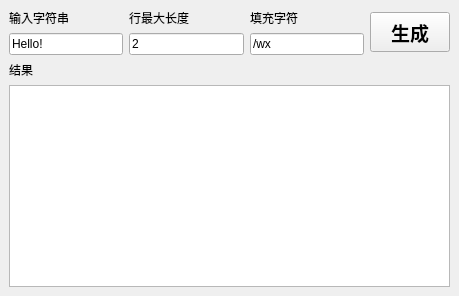
<?xml version="1.0" encoding="UTF-8"?>
<ui version="4.0">
 <class>MainWindow</class>
 <widget class="QMainWindow" name="MainWindow">
  <property name="geometry">
   <rect>
    <x>0</x>
    <y>0</y>
    <width>459</width>
    <height>296</height>
   </rect>
  </property>
  <property name="minimumSize">
   <size>
    <width>459</width>
    <height>296</height>
   </size>
  </property>
  <property name="windowTitle">
   <string>ArtCharMaker</string>
  </property>
  <widget class="QWidget" name="centralwidget">
   <layout class="QGridLayout" name="gridLayout">
    <item row="0" column="0">
     <layout class="QVBoxLayout" name="verticalLayout_5">
      <item>
       <layout class="QHBoxLayout" name="horizontalLayout">
        <item>
         <layout class="QVBoxLayout" name="verticalLayout">
          <item>
           <widget class="QLabel" name="label">
            <property name="text">
             <string>输入字符串</string>
            </property>
           </widget>
          </item>
          <item>
           <widget class="QLineEdit" name="le_chars">
            <property name="text">
             <string>Hello!</string>
            </property>
           </widget>
          </item>
         </layout>
        </item>
        <item>
         <layout class="QVBoxLayout" name="verticalLayout_2">
          <item>
           <widget class="QLabel" name="label_3">
            <property name="text">
             <string>行最大长度</string>
            </property>
           </widget>
          </item>
          <item>
           <widget class="QLineEdit" name="le_maxlen">
            <property name="text">
             <string>2</string>
            </property>
           </widget>
          </item>
         </layout>
        </item>
        <item>
         <layout class="QVBoxLayout" name="verticalLayout_3">
          <item>
           <widget class="QLabel" name="label_2">
            <property name="text">
             <string>填充字符</string>
            </property>
           </widget>
          </item>
          <item>
           <widget class="QLineEdit" name="le_fillchar">
            <property name="text">
             <string>/wx</string>
            </property>
           </widget>
          </item>
         </layout>
        </item>
        <item>
         <widget class="QPushButton" name="pushButton">
          <property name="minimumSize">
           <size>
            <width>60</width>
            <height>40</height>
           </size>
          </property>
          <property name="font">
           <font>
            <family>微软雅黑</family>
            <pointsize>14</pointsize>
            <weight>75</weight>
            <bold>true</bold>
           </font>
          </property>
          <property name="text">
           <string>生成</string>
          </property>
         </widget>
        </item>
       </layout>
      </item>
      <item>
       <widget class="QLabel" name="lbl_ans">
        <property name="text">
         <string>结果</string>
        </property>
       </widget>
      </item>
      <item>
       <widget class="QTextEdit" name="te_out"/>
      </item>
     </layout>
    </item>
   </layout>
  </widget>
 </widget>
 <resources/>
 <connections>
  <connection>
   <sender>pushButton</sender>
   <signal>clicked()</signal>
   <receiver>MainWindow</receiver>
   <slot>btn_create()</slot>
   <hints>
    <hint type="sourcelabel">
     <x>421</x>
     <y>35</y>
    </hint>
    <hint type="destinationlabel">
     <x>392</x>
     <y>-55</y>
    </hint>
   </hints>
  </connection>
 </connections>
 <slots>
  <slot>btn_create()</slot>
 </slots>
</ui>
